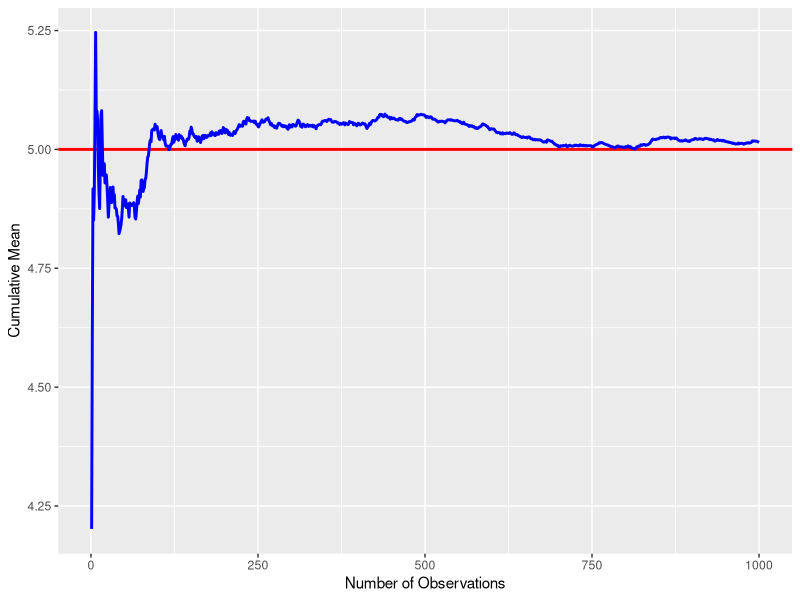
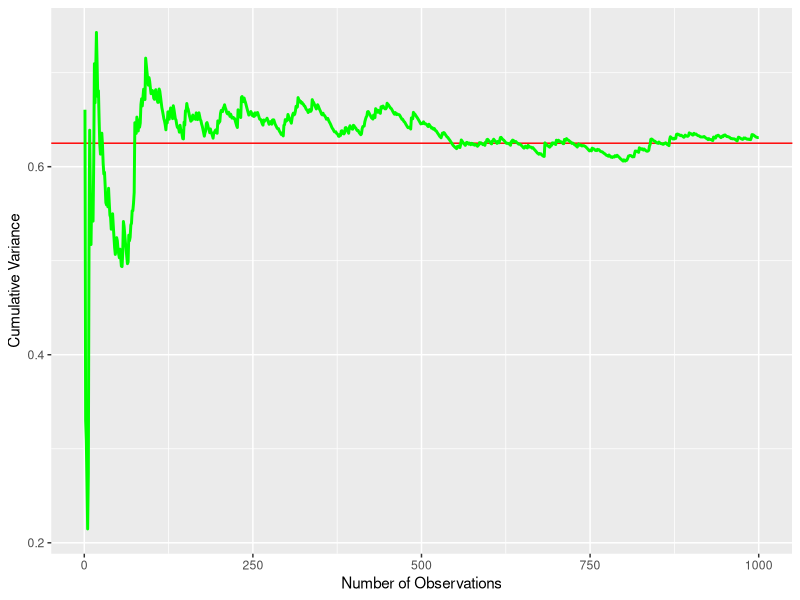
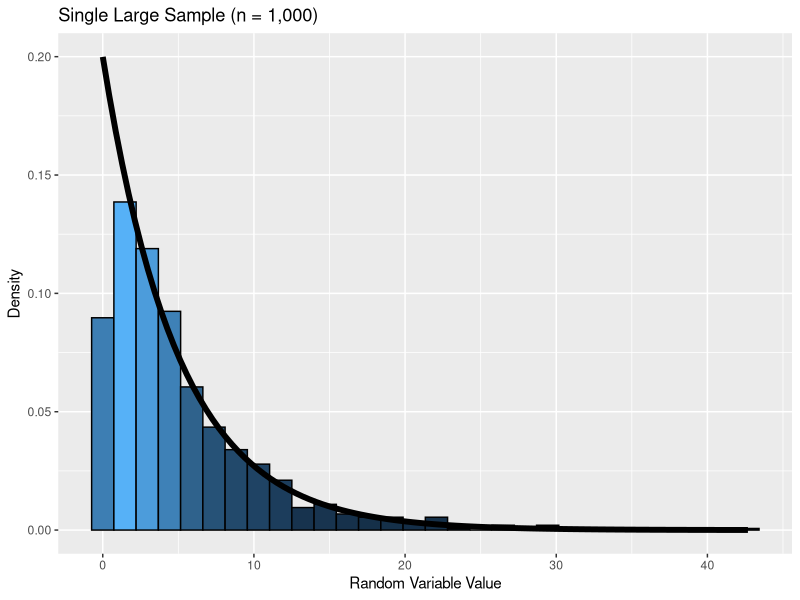
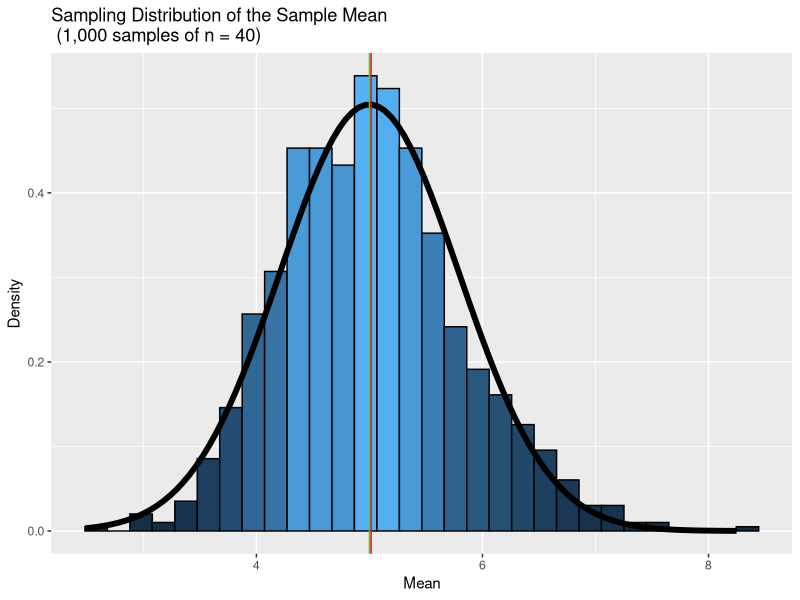

Recreate these plots in R, in order.
library(ggplot2)

# rexp(n, lambda) where lambda is the rate parameter.
#     The mean of exponential distribution is 1/lambda
#     The standard deviation is also 1/lambda
# Set lambda = 0.2 for all of the simulations.
# You will investigate the distribution of averages of 40 exponentials.
# Note that you will need to do a thousand simulations.

# Illustrate, via simulation and associated explanatory text, the properties of the distribution of the mean of 40 exponentials.
# 1. Show the sample mean and compare it to the theoretical mean of the distribution.
# 2. Show how variable the sample is (via variance) and compare it to the theoretical variance of the distribution.
# 3. Show that the distribution is approximately normal.
#     - the difference between the distribution of a large collection of random exponentials
#     - the distribution of a large collection of averages of 40 exponentials. 

noSim <- 1000
sampleSize <- 40
lambda <- .2
stdError <- function(lmbda, n) 1/(lmbda*sqrt(n))

theoreticalMean <- 1/lambda
theoreticalVariance <- stdError(lambda, sampleSize)^2
# using noSim * sampleSize so, for Q3, we are comparing the set of numbers
rv <- rexp(noSim * sampleSize, lambda)
randomExps <- data.frame(
  largeSample = sample(rv, noSim),
  sampleMeans = rowMeans(matrix(rv, noSim))
)

sampleMean <- mean(randomExps$sampleMeans)
sampleVariance <- var(randomExps$sampleMeans)

# Shows mean converging on theoretic mean as sample size increases
means <- cumsum(randomExps$sampleMeans) / (1 : noSim)
g <- ggplot(data.frame(x = 1 : noSim, y = means), aes(x = x, y = y))
g <- g + geom_hline(yintercept = theoreticalMean, size = 1, color = "red") + geom_line(size = 1, color = "blue")
g <- g + labs(x = "Number of Observations", y = "Cumulative Mean")
g

# Shows variance converging on theoretic variance as sample size increases
vars <- cumsum((randomExps$sampleMeans-sampleMean)^2) / (1 : noSim)
g <- ggplot(data.frame(x = 1 : noSim, y = vars), aes(x = x, y = y))
g <- g + geom_hline(yintercept = theoreticalVariance, color = "red") + geom_line(size = 1, color = "green")
g <- g + labs(x = "Number of Observations", y = "Cumulative Variance")
g


g <- ggplot(randomExps, aes(x = largeSample)) + geom_histogram(color = "black", aes(y = ..density.., fill = ..density..)) + guides(fill=FALSE)
g <- g + stat_function(fun = dexp, args = list(rate = lambda), size = 2)
g + labs(x = "Random Variable Value", y = "Density", title = "Single Large Sample (n = 1,000)")

g <- ggplot(randomExps, aes(x = sampleMeans)) + geom_histogram(colour = "black", aes(y = ..density.., fill = ..density..)) + guides(fill=FALSE)
g <- g + stat_function(fun = dnorm, args = list(mean = theoreticalMean, sd = stdError(lambda, sampleSize)), size = 2)
g <- g + geom_vline(xintercept = theoreticalMean, color = "green")
g <- g + geom_vline(xintercept = sampleMean, color = "red")
g + labs(x = "Mean", y = "Density", title = "Sampling Distribution of the Sample Mean\r\n (1,000 samples of n = 40)")



